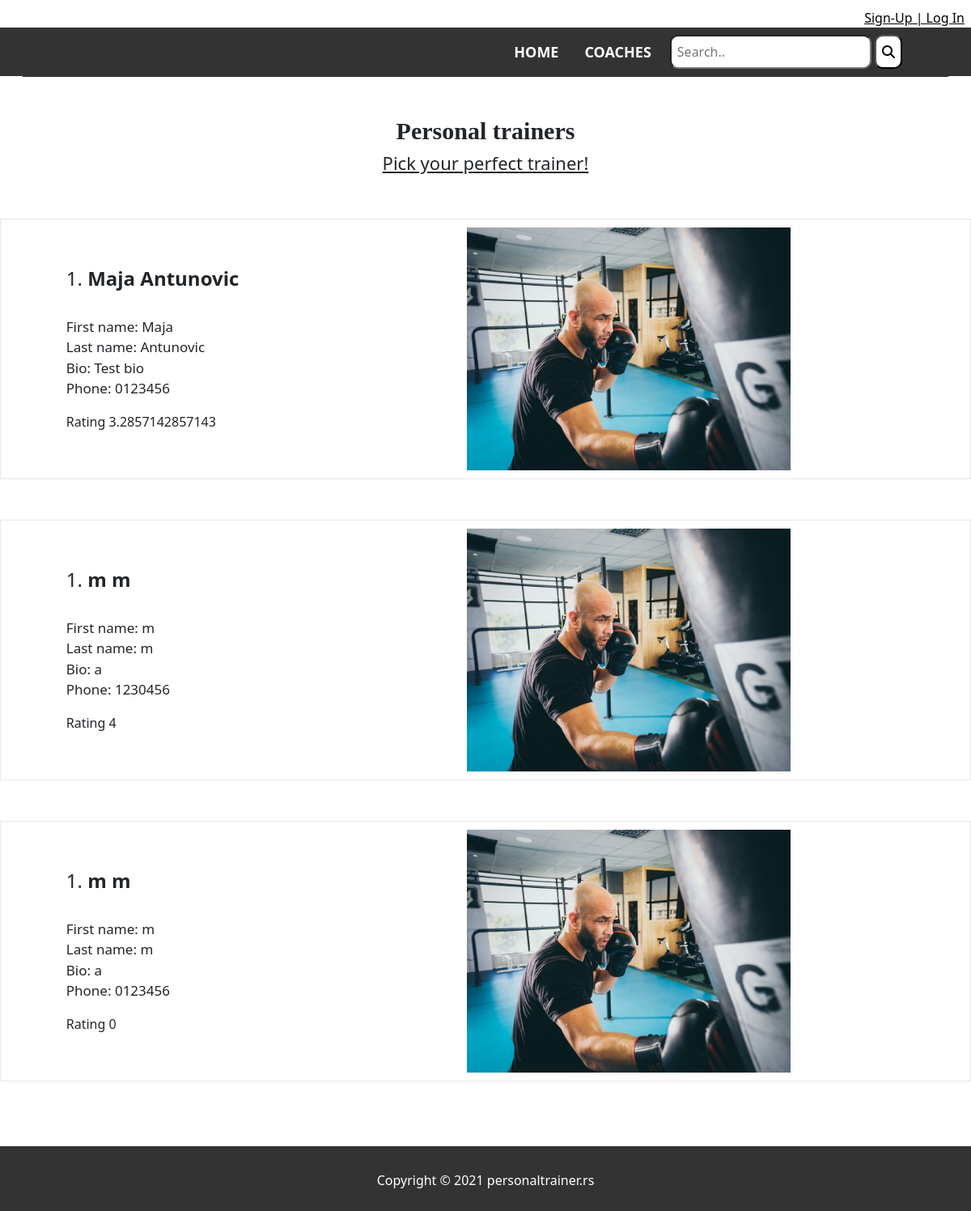
The app's page /coaches.php with its own data.
### tables this page shows
CREATE TABLE `trainers` (
  `id` int(11) NOT NULL,
  `firstname` varchar(10) NOT NULL,
  `lastname` varchar(20) NOT NULL,
  `rating_sum` int(10) DEFAULT '0',
  `rating_count` int(5) NOT NULL DEFAULT '0',
  `avatar` varchar(20) NOT NULL,
  `active` int(2) NOT NULL
);

CREATE TABLE `users` (
  `id_user` int(11) NOT NULL,
  `username` varchar(30) NOT NULL,
  `email` varchar(40) NOT NULL,
  `firstname` varchar(40) NOT NULL,
  `lastname` varchar(40) NOT NULL,
  `phone` varchar(15) NOT NULL,
  `password` varchar(255) NOT NULL,
  `user_type` int(11) NOT NULL,
  `code` char(40) NOT NULL,
  `registration_expires` datetime NOT NULL,
  `active` smallint(1) NOT NULL DEFAULT '0',
  `code_password` char(40) DEFAULT NULL,
  `new_password_expires` datetime DEFAULT NULL,
  `biography` varchar(250) NOT NULL
);

### db.php (called while the page is built, shortened)
<?php
  class DB {
    private static $host = 'localhost';
    private static $db_name = 'vtsgirls';
    private static $username = 'vtsgirls';
    private static $password = 'bq5z#6Q@tjd9';
    private static $conn = null;
    public static function connect() {
      try {
        self::$conn = mysqli_connect(self::$host, self::$username, self::$password, self::$db_name);
    } catch(Exception $e) {
        echo $e->getMessage();
      }
      return self::$conn;
    }
  }

### mvc/view.php (called while the page is built, shortened)
<?php
require_once "model.php";
class View {
    private $query;
    function __construct() {
        $this->query = new Model();
    }
    public function coaches() {
        $renderData = $this->query->coaches();
        return $renderData;
    }
}
?>

### mvc/model.php (called while the page is built, shortened)
<?php
require_once __DIR__.'/../db.php';
class Model {
    private $connection;
    function __construct() {
        $this->connection = DB::connect();
    }
    public function coaches() {
        $sql = "SELECT * FROM `trainers` LEFT JOIN users ON users.id_user = trainers.id";
        $result = mysqli_query($this->connection, $sql) or die(mysqli_error($this->connection));
        return $result->fetch_all(MYSQLI_ASSOC);
    }
}
?>

### coaches.php (the view, shortened to what this page needs)
<?php
require "mvc/view.php";
$view = new View();
$coaches = $view->coaches();
?>
<!DOCTYPE html>
<html lang="en">
<head>
</head>
<body>
    <div class="main">
        <?php include "./components/navbar.php"; include "./components/head.php";?>
        <div class="main_home">
            <h1><b>Personal trainers</b></h1>
            <h2 class="trainer"><u>Pick your perfect trainer!</u></h2>
        </div>
        <br><br>
        <div class='trainers'>
                <?php
                for ($i=0; $i < sizeof($coaches); $i++) {
                    $value = $coaches[$i];
                    $rating = $value['rating_sum'] != 0 ? $value['rating_sum'] / $value['rating_count']: 0 ;
                    echo "
                    <div class='element'>
                        <div class='leftbox'>
                            <h4>1. <b> $value[firstname] $value[lastname]</b></h4><br>
                            <p>
                                First name: $value[firstname]<br>
                                Last name: $value[lastname]<br>
                                Bio: $value[biography]<br>
                                Phone: $value[phone]<br>
                            </p>
                            <div>
                                Rating $rating
                                ";
                                echo "
                            </div>
                        </div>
                        <div class='rightbox'>
                            <img  src='uploads/$value[avatar]' width='500px'>
                        </div>
                        <br><br>
                    </div>
                    ";
                }
                ?>
        </div>
        <?php
            include "./components/footer.php";
        ?>
</body>
</html>

### components/navbar.php (shortened to what this page needs)
<?php
$root = 'https://' . getenv('HTTP_HOST');
$loggedIn = false;
?>
<div class="cover">
    <div class="co">
        <div class="row">
            <div class="col-md-12 d-flex justify-content-md-end">
                <div class="reg">
                    <?php
                    if ($loggedIn) {
                        $adminPage = "$root/login/logout.php";
                        echo "
                            <a href='$adminPage'>Log Out</a>
                            ";
                    } else {
                        $registerPage = "$root/login/";
                        echo "
                            <a href='$registerPage' class='mr-2 mb-0'>Sign-Up | Log In</a>
                            ";
                    }
                    ?>
                </div>
            </div>
        </div>
    </div>
</div>
<section id="header">
    <div class="menu-bar">
        <nav class="navbar navbar-expand-lg navbar-dark">
            <div class="container-fluid">
                <div class="collapse navbar-collapse" id="navbarNav" style="background-color: #333;">
                    <ul class="navbar-nav flex-fill justify-content-end align-items-center">
                        <li class="nav-item">
                            <a href="<?php echo $root . '/'; ?>" class="nav-link">HOME</a>
                        </li>
                        <li class="nav-item">
                            <a href="<?php echo $root . '/coaches.php'; ?>" class="nav-link">COACHES</a>
                        </li>
                        <form action="search.php" method="post">
                            <input type="text" placeholder="Search.." name="query">
                            <button type="submit"><i class="fas fa-search"></i></button>
                        </form>
                    </ul>
                </div>
            </div>
        </nav>
    </div>
</section>

### components/head.php (shortened to what this page needs)
<?php
$root = 'https://'.getenv('HTTP_HOST');
?>
<head>
    <link rel="stylesheet" href="<?php echo $root.'/css/main.css' ?>">
    <link rel="stylesheet" href="https://stackpath.bootstrapcdn.com/bootstrap/4.3.1/css/bootstrap.min.css">
    <link href="https://cdn.jsdelivr.net/npm/bootstrap@5.0.0-beta2/dist/css/bootstrap.min.css" rel="stylesheet">
    <link rel="stylesheet" href="https://stackpath.bootstrapcdn.com/font-awesome/4.7.0/css/font-awesome.min.css">
</head>

### components/footer.php (shortened to what this page needs)
</div>
    <footer class="footer">
        <div id="copyright">
            <p>Copyright © 2021 personaltrainer.rs</p>
        </div>
    </footer>

### css/main.css (style rules this page uses)
html { overflow-x: hidden; }
.cover { margin-top: 10px; }
.cover a { color: #000; }
nav { background-color: #333; }
nav ul { background-color: #333; z-index: 10; }
nav ul form { margin: 7px; }
nav ul form input { border-radius: 10px; padding: 7px; }
nav ul form button { padding: 7px; border-radius: 10px; background-color: #fff; }
@media all and (min-width: 768px) { nav { height: 60px; width: 100%; background: #333; } }
@media all and (min-width: 768px) { nav a { color: white !important; text-transform: uppercase; font-weight: 600; font-size: 18px; text-decoration: none; } }
@media all and (min-width: 768px) { nav ul { margin-right: 50px; } }
@media all and (min-width: 768px) { nav li { display: inline-block; margin: 0 8px; line-height: 60px; } }
@media all and (min-width: 768px) { nav .nav-link { display: unset; } }
.main_home h1 { margin-top: 50px; text-align: center; font-size: 30px; font-family: fantasy; font-weight: 500; }
.main_home h2 { text-align: center; font-size: 22px; }
.main .trainers .element { display: flex; flex-direction: column; align-items: center; justify-content: center; margin-bottom: 50px; border: 1px solid #E8E8E8; padding: 10px; }
.main .trainers .element .leftbox { margin-bottom: 20px; }
.main .trainers .element .leftbox p { font-size: 17px; }
.main .trainers .element .rightbox img { width: 300px; }
@media all and (min-width: 768px) { .main .trainers .element { flex-direction: row; justify-content: space-around; } }
@media all and (min-width: 768px) { .main .trainers .element .leftbox { width: 30%; text-align: justify; margin-bottom: 0; } }
@media all and (min-width: 768px) { .main .trainers .element .rightbox img { width: 400px; } }
.footer { width: 100%; height: 80px; background: #333; text-align: center; color: #fff; padding-top: 30px; margin-top: 30px; }
body { display: flex; flex-direction: column; flex-grow: 1; }

### records on screen
trainers: users.firstname "Maja", users.lastname "Antunovic", users.biography "Test bio", users.phone "0123456", rating "3.2857142857143", avatar (picture)
trainers: users.firstname "m", users.lastname "m", users.biography "a", users.phone "1230456", rating "4", avatar (picture)
trainers: users.firstname "m", users.lastname "m", users.biography "a", users.phone "0123456", rating_sum "0", avatar (picture)
